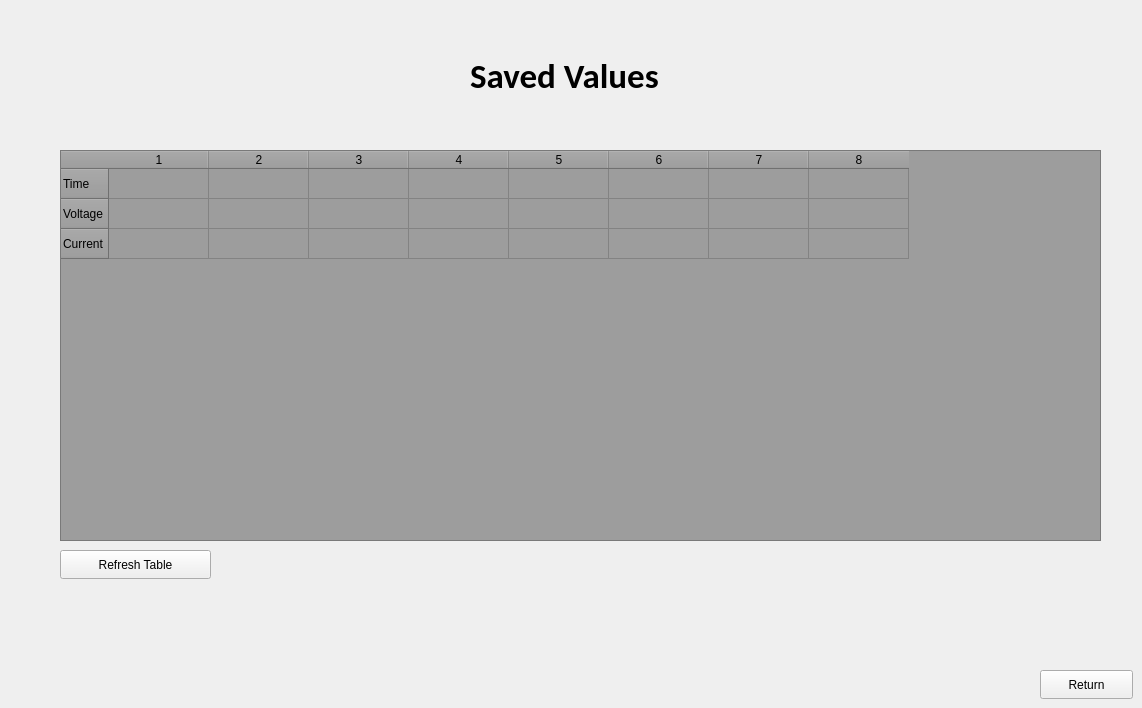
    <widget class="QWidget" name="SavedValPg">
     <widget class="QPushButton" name="ReturnH_SPg">
      <property name="geometry">
       <rect>
        <x>1040</x>
        <y>670</y>
        <width>93</width>
        <height>29</height>
       </rect>
      </property>
      <property name="text">
       <string>Return</string>
      </property>
     </widget>
     <widget class="QTableWidget" name="SavedTable">
      <property name="geometry">
       <rect>
        <x>60</x>
        <y>150</y>
        <width>1041</width>
        <height>391</height>
       </rect>
      </property>
      <property name="sizePolicy">
       <sizepolicy hsizetype="Maximum" vsizetype="Maximum">
        <horstretch>0</horstretch>
        <verstretch>0</verstretch>
       </sizepolicy>
      </property>
      <property name="styleSheet">
       <string notr="true">background-color: rgb(157, 157, 157);</string>
      </property>
      <row>
       <property name="text">
        <string>Time</string>
       </property>
      </row>
      <row>
       <property name="text">
        <string>Voltage</string>
       </property>
      </row>
      <row>
       <property name="text">
        <string>Current</string>
       </property>
      </row>
      <column/>
      <column/>
      <column/>
      <column/>
      <column/>
      <column/>
      <column/>
      <column/>
     </widget>
     <widget class="QLabel" name="SavedValLabel">
      <property name="geometry">
       <rect>
        <x>470</x>
        <y>30</y>
        <width>241</width>
        <height>91</height>
       </rect>
      </property>
      <property name="font">
       <font>
        <family>Calibri</family>
        <pointsize>26</pointsize>
        <bold>true</bold>
       </font>
      </property>
      <property name="text">
       <string>Saved Values</string>
      </property>
     </widget>
     <widget class="QPushButton" name="RefreshTable">
      <property name="geometry">
       <rect>
        <x>60</x>
        <y>550</y>
        <width>151</width>
        <height>29</height>
       </rect>
      </property>
      <property name="text">
       <string>Refresh Table</string>
      </property>
     </widget>
    </widget>
